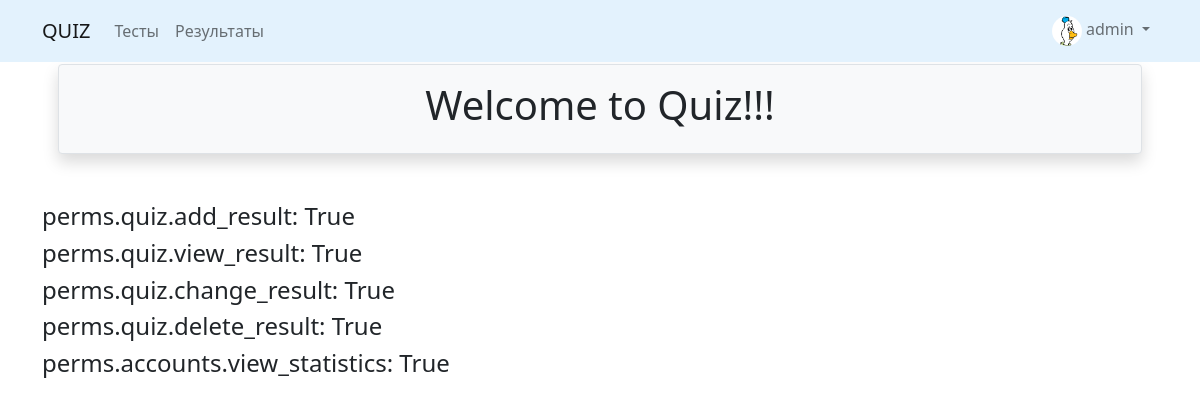
The app's page / (signed in) with its own data.
### accounts/models.py (models this page shows, shortened)
class CustomUser(AbstractUser):
    is_activated = models.BooleanField(default=True, db_index=True)
    avatar = models.ImageField(upload_to='profile/', default='default.png')
    birthday = models.DateField(null=True, blank=True)
    city = models.CharField(max_length=50, null=True, blank=True)
    raiting = models.IntegerField(default=0)
    class Meta(AbstractUser.Meta):
        permissions = [('view_statistics', 'View extra statistics')]

### templates/index.html
{% extends 'base.html' %}
{% block content %}
    <h4>perms.quiz.add_result: {{ perms.quiz.add_result }}</h4>
    <h4>perms.quiz.view_result: {{ perms.quiz.view_result }}</h4>
    <h4>perms.quiz.change_result: {{ perms.quiz.change_result }}</h4>
    <h4>perms.quiz.delete_result: {{ perms.quiz.delete_result }}</h4>
    <h4>perms.accounts.view_statistics: {{ perms.accounts.view_statistics }}</h4>
{% endblock %}

### templates/includes/nav_bar.html (shortened to what this page needs)
{% load static %}
<nav class="navbar navbar-light fixed-top navbar-expand-lg font-weight-bold" style="background-color: #e3f2fd;">
  <div class="container">
    <a class="navbar-brand" href="{% url 'index' %}">QUIZ</a>
    <div class="collapse navbar-collapse" id="navbarSupportedContent">
      <ul class="navbar-nav me-auto mb-2 mb-lg-0">
          <li class="nav-item">
              <a class="nav-link" href="{% url 'quizzes:list' %}">Тесты</a>
          </li>
          <li class="nav-item">
              <a class="nav-link" href="{% url 'quizzes:result_list' %}">Результаты</a>
          </li>
      </ul>
      <ul class="navbar-nav">
        <li class="nav-item dropdown">
          <a class="nav-link dropdown-toggle" href="#" id="navbarDropdown3" role="button" data-bs-toggle="dropdown" aria-expanded="false">
            {% if user.is_authenticated %}
              <img class="rounded-circle" width="30" height="30" src="{{ user.avatar.url }}" />
              {{ user.username }}
            {% else %}
              <img class="rounded-circle" width="30" height="30" src="{% static 'images/default.png' %}" />
              Кабинет
            {% endif %}
          </a>
        </li>
      </ul>
    </div>
  </div>
</nav>

### records on screen
CustomUser: avatar (picture), username "admin", quiz.add_result "True", quiz.view_result "True", quiz.change_result "True", quiz.delete_result "True", accounts.view_statistics "True"
